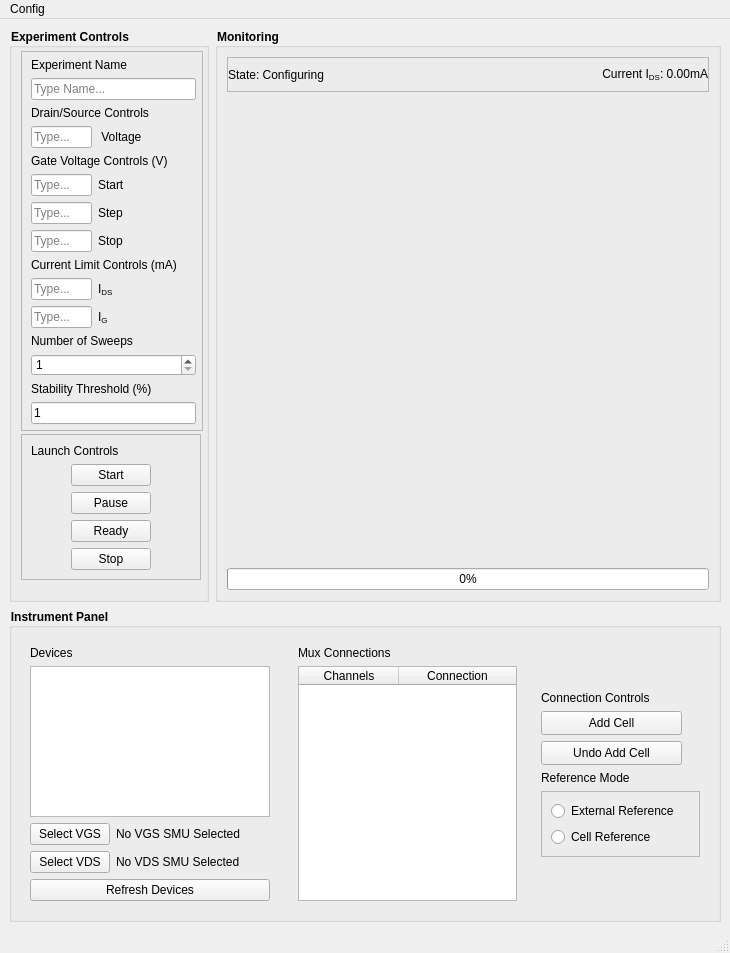
<?xml version="1.0" encoding="UTF-8"?>
<ui version="4.0">
 <class>MainWindow</class>
 <widget class="QMainWindow" name="MainWindow">
  <property name="geometry">
   <rect>
    <x>0</x>
    <y>0</y>
    <width>730</width>
    <height>953</height>
   </rect>
  </property>
  <property name="windowTitle">
   <string>EGFET Controls</string>
  </property>
  <property name="windowIcon">
   <iconset>
    <normaloff>../../../../static/icon.jpg</normaloff>../../../../static/icon.jpg</iconset>
  </property>
  <widget class="QWidget" name="centralwidget">
   <layout class="QGridLayout" name="gridLayout_3">
    <item row="1" column="0">
     <widget class="QGroupBox" name="instrumentPanel">
      <property name="maximumSize">
       <size>
        <width>16777215</width>
        <height>337</height>
       </size>
      </property>
      <property name="autoFillBackground">
       <bool>true</bool>
      </property>
      <property name="styleSheet">
       <string notr="true">font-weight: bold</string>
      </property>
      <property name="title">
       <string>Instrument Panel</string>
      </property>
      <layout class="QGridLayout" name="gridLayout">
       <item row="0" column="1">
        <widget class="QFrame" name="frame">
         <property name="styleSheet">
          <string notr="true">font-weight: normal</string>
         </property>
         <layout class="QVBoxLayout" name="verticalLayout_7">
          <property name="leftMargin">
           <number>9</number>
          </property>
          <property name="topMargin">
           <number>9</number>
          </property>
          <property name="rightMargin">
           <number>9</number>
          </property>
          <property name="bottomMargin">
           <number>9</number>
          </property>
          <item alignment="Qt::AlignmentFlag::AlignLeft">
           <widget class="QLabel" name="label_7">
            <property name="text">
             <string>Mux Connections</string>
            </property>
           </widget>
          </item>
          <item>
           <widget class="QTableWidget" name="tableWidget">
            <property name="minimumSize">
             <size>
              <width>217</width>
              <height>0</height>
             </size>
            </property>
            <property name="verticalScrollBarPolicy">
             <enum>Qt::ScrollBarPolicy::ScrollBarAsNeeded</enum>
            </property>
            <attribute name="horizontalHeaderVisible">
             <bool>true</bool>
            </attribute>
            <attribute name="horizontalHeaderCascadingSectionResizes">
             <bool>false</bool>
            </attribute>
            <attribute name="horizontalHeaderHighlightSections">
             <bool>true</bool>
            </attribute>
            <attribute name="horizontalHeaderShowSortIndicator" stdset="0">
             <bool>false</bool>
            </attribute>
            <attribute name="horizontalHeaderStretchLastSection">
             <bool>true</bool>
            </attribute>
            <attribute name="verticalHeaderVisible">
             <bool>false</bool>
            </attribute>
            <attribute name="verticalHeaderCascadingSectionResizes">
             <bool>false</bool>
            </attribute>
            <attribute name="verticalHeaderStretchLastSection">
             <bool>false</bool>
            </attribute>
            <column>
             <property name="text">
              <string>Channels</string>
             </property>
            </column>
            <column>
             <property name="text">
              <string>Connection</string>
             </property>
            </column>
           </widget>
          </item>
         </layout>
        </widget>
       </item>
       <item row="0" column="2">
        <widget class="QFrame" name="frame">
         <property name="minimumSize">
          <size>
           <width>177</width>
           <height>0</height>
          </size>
         </property>
         <property name="maximumSize">
          <size>
           <width>200</width>
           <height>16777215</height>
          </size>
         </property>
         <property name="styleSheet">
          <string notr="true">font-weight: normal</string>
         </property>
         <layout class="QVBoxLayout" name="verticalLayout_3">
          <property name="leftMargin">
           <number>9</number>
          </property>
          <property name="topMargin">
           <number>9</number>
          </property>
          <property name="rightMargin">
           <number>9</number>
          </property>
          <property name="bottomMargin">
           <number>9</number>
          </property>
          <item>
           <spacer name="verticalSpacer">
            <property name="orientation">
             <enum>Qt::Orientation::Vertical</enum>
            </property>
            <property name="sizeHint" stdset="0">
             <size>
              <width>20</width>
              <height>40</height>
             </size>
            </property>
           </spacer>
          </item>
          <item>
           <widget class="QLabel" name="label_5">
            <property name="text">
             <string>Connection Controls</string>
            </property>
           </widget>
          </item>
          <item>
           <layout class="QHBoxLayout" name="horizontalLayout_7">
            <item>
             <widget class="QPushButton" name="addCellButton">
              <property name="minimumSize">
               <size>
                <width>141</width>
                <height>24</height>
               </size>
              </property>
              <property name="text">
               <string>Add Cell</string>
              </property>
             </widget>
            </item>
            <item>
             <spacer name="horizontalSpacer_9">
              <property name="orientation">
               <enum>Qt::Orientation::Horizontal</enum>
              </property>
              <property name="sizeHint" stdset="0">
               <size>
                <width>40</width>
                <height>20</height>
               </size>
              </property>
             </spacer>
            </item>
           </layout>
          </item>
          <item>
           <layout class="QHBoxLayout" name="horizontalLayout_8">
            <item>
             <widget class="QPushButton" name="removeCellButton">
              <property name="minimumSize">
               <size>
                <width>141</width>
                <height>24</height>
               </size>
              </property>
              <property name="text">
               <string>Undo Add Cell</string>
              </property>
             </widget>
            </item>
            <item>
             <spacer name="horizontalSpacer_11">
              <property name="orientation">
               <enum>Qt::Orientation::Horizontal</enum>
              </property>
              <property name="sizeHint" stdset="0">
               <size>
                <width>40</width>
                <height>20</height>
               </size>
              </property>
             </spacer>
            </item>
           </layout>
          </item>
          <item>
           <widget class="QLabel" name="label_6">
            <property name="text">
             <string>Reference Mode</string>
            </property>
           </widget>
          </item>
          <item>
           <widget class="QFrame" name="referenceModeFrame">
            <property name="frameShape">
             <enum>QFrame::Shape::StyledPanel</enum>
            </property>
            <property name="frameShadow">
             <enum>QFrame::Shadow::Raised</enum>
            </property>
            <layout class="QVBoxLayout" name="verticalLayout_8">
             <item>
              <widget class="QRadioButton" name="externalReferenceRadio">
               <property name="text">
                <string>External Reference</string>
               </property>
               <property name="checkable">
                <bool>true</bool>
               </property>
               <property name="checked">
                <bool>false</bool>
               </property>
               <attribute name="buttonGroup">
                <string notr="true">referenceModeButtonGroup</string>
               </attribute>
              </widget>
             </item>
             <item>
              <widget class="QRadioButton" name="cellReferenceRadio">
               <property name="text">
                <string>Cell Reference </string>
               </property>
               <property name="checked">
                <bool>false</bool>
               </property>
               <attribute name="buttonGroup">
                <string notr="true">referenceModeButtonGroup</string>
               </attribute>
              </widget>
             </item>
            </layout>
           </widget>
          </item>
          <item>
           <spacer name="verticalSpacer_2">
            <property name="orientation">
             <enum>Qt::Orientation::Vertical</enum>
            </property>
            <property name="sizeHint" stdset="0">
             <size>
              <width>20</width>
              <height>40</height>
             </size>
            </property>
           </spacer>
          </item>
         </layout>
        </widget>
       </item>
       <item row="0" column="0">
        <widget class="QFrame" name="devicesFrame">
         <property name="maximumSize">
          <size>
           <width>300</width>
           <height>16777215</height>
          </size>
         </property>
         <property name="styleSheet">
          <string notr="true">font-weight:normal</string>
         </property>
         <layout class="QGridLayout" name="gridLayout_2">
          <property name="sizeConstraint">
           <enum>QLayout::SizeConstraint::SetDefaultConstraint</enum>
          </property>
          <item row="2" column="0">
           <layout class="QHBoxLayout" name="horizontalLayout_11">
            <item>
             <widget class="QPushButton" name="selectVGSDeviceButton">
              <property name="text">
               <string>Select VGS</string>
              </property>
             </widget>
            </item>
            <item>
             <widget class="QLabel" name="vgsSourceText">
              <property name="text">
               <string>No VGS SMU Selected</string>
              </property>
             </widget>
            </item>
            <item>
             <spacer name="horizontalSpacer_17">
              <property name="orientation">
               <enum>Qt::Orientation::Horizontal</enum>
              </property>
              <property name="sizeHint" stdset="0">
               <size>
                <width>40</width>
                <height>20</height>
               </size>
              </property>
             </spacer>
            </item>
           </layout>
          </item>
          <item row="3" column="0">
           <layout class="QHBoxLayout" name="horizontalLayout_10">
            <item>
             <widget class="QPushButton" name="selectVDSDeviceButton">
              <property name="text">
               <string>Select VDS</string>
              </property>
             </widget>
            </item>
            <item>
             <widget class="QLabel" name="vdsSourceText">
              <property name="text">
               <string>No VDS SMU Selected</string>
              </property>
             </widget>
            </item>
            <item>
             <spacer name="horizontalSpacer_15">
              <property name="orientation">
               <enum>Qt::Orientation::Horizontal</enum>
              </property>
              <property name="sizeHint" stdset="0">
               <size>
                <width>40</width>
                <height>20</height>
               </size>
              </property>
             </spacer>
            </item>
           </layout>
          </item>
          <item row="1" column="0">
           <widget class="QListWidget" name="deviceListWidget">
            <property name="minimumSize">
             <size>
              <width>240</width>
              <height>0</height>
             </size>
            </property>
            <property name="maximumSize">
             <size>
              <width>240</width>
              <height>16777215</height>
             </size>
            </property>
           </widget>
          </item>
          <item row="4" column="0">
           <widget class="QPushButton" name="refreshDeviceListButton">
            <property name="text">
             <string>Refresh Devices</string>
            </property>
           </widget>
          </item>
          <item row="0" column="0">
           <widget class="QLabel" name="label_4">
            <property name="text">
             <string>Devices</string>
            </property>
           </widget>
          </item>
          <item row="1" column="1">
           <spacer name="horizontalSpacer_20">
            <property name="orientation">
             <enum>Qt::Orientation::Horizontal</enum>
            </property>
            <property name="sizeHint" stdset="0">
             <size>
              <width>40</width>
              <height>20</height>
             </size>
            </property>
           </spacer>
          </item>
         </layout>
        </widget>
       </item>
      </layout>
     </widget>
    </item>
    <item row="0" column="0">
     <layout class="QHBoxLayout" name="horizontalLayout">
      <item>
       <widget class="QGroupBox" name="experimentPanel">
        <property name="maximumSize">
         <size>
          <width>200</width>
          <height>16777215</height>
         </size>
        </property>
        <property name="autoFillBackground">
         <bool>true</bool>
        </property>
        <property name="styleSheet">
         <string notr="true">QGroupBox {font-weight: bold}</string>
        </property>
        <property name="title">
         <string>Experiment Controls</string>
        </property>
        <property name="flat">
         <bool>false</bool>
        </property>
        <property name="checkable">
         <bool>false</bool>
        </property>
        <property name="checked">
         <bool>false</bool>
        </property>
        <layout class="QVBoxLayout" name="verticalLayout">
         <property name="spacing">
          <number>3</number>
         </property>
         <property name="topMargin">
          <number>3</number>
         </property>
         <property name="rightMargin">
          <number>3</number>
         </property>
         <property name="bottomMargin">
          <number>3</number>
         </property>
         <item>
          <widget class="QFrame" name="experimentSettingsFrame">
           <property name="frameShape">
            <enum>QFrame::Shape::StyledPanel</enum>
           </property>
           <property name="frameShadow">
            <enum>QFrame::Shadow::Raised</enum>
           </property>
           <layout class="QVBoxLayout" name="verticalLayout_5">
            <property name="topMargin">
             <number>6</number>
            </property>
            <property name="rightMargin">
             <number>6</number>
            </property>
            <property name="bottomMargin">
             <number>6</number>
            </property>
            <item>
             <widget class="QLabel" name="label_15">
              <property name="text">
               <string>Experiment Name</string>
              </property>
             </widget>
            </item>
            <item>
             <widget class="QLineEdit" name="experimentNameText">
              <property name="placeholderText">
               <string>Type Name...</string>
              </property>
             </widget>
            </item>
            <item>
             <widget class="QLabel" name="fixed_source_label">
              <property name="text">
               <string>Drain/Source Controls</string>
              </property>
             </widget>
            </item>
            <item>
             <layout class="QHBoxLayout" name="horizontalLayout_14">
              <item>
               <widget class="QLineEdit" name="drainVoltageText">
                <property name="maximumSize">
                 <size>
                  <width>61</width>
                  <height>23</height>
                 </size>
                </property>
                <property name="text">
                 <string/>
                </property>
                <property name="placeholderText">
                 <string>Type...</string>
                </property>
               </widget>
              </item>
              <item>
               <widget class="QLabel" name="label_9">
                <property name="text">
                 <string> Voltage</string>
                </property>
               </widget>
              </item>
              <item>
               <spacer name="horizontalSpacer_18">
                <property name="orientation">
                 <enum>Qt::Orientation::Horizontal</enum>
                </property>
                <property name="sizeHint" stdset="0">
                 <size>
                  <width>40</width>
                  <height>20</height>
                 </size>
                </property>
               </spacer>
              </item>
             </layout>
            </item>
            <item>
             <widget class="QLabel" name="sweep_controls_label">
              <property name="text">
               <string>Gate Voltage Controls (V)</string>
              </property>
             </widget>
            </item>
            <item>
             <layout class="QHBoxLayout" name="horizontalLayout_2">
              <item>
               <widget class="QLineEdit" name="gateStartText">
                <property name="maximumSize">
                 <size>
                  <width>61</width>
                  <height>23</height>
                 </size>
                </property>
                <property name="text">
                 <string/>
                </property>
                <property name="placeholderText">
                 <string>Type...</string>
                </property>
               </widget>
              </item>
              <item>
               <widget class="QLabel" name="label">
                <property name="text">
                 <string>Start</string>
                </property>
               </widget>
              </item>
              <item>
               <spacer name="horizontalSpacer">
                <property name="orientation">
                 <enum>Qt::Orientation::Horizontal</enum>
                </property>
                <property name="sizeHint" stdset="0">
                 <size>
                  <width>40</width>
                  <height>20</height>
                 </size>
                </property>
               </spacer>
              </item>
             </layout>
            </item>
            <item>
             <layout class="QHBoxLayout" name="horizontalLayout_3">
              <item>
               <widget class="QLineEdit" name="gateStepText">
                <property name="maximumSize">
                 <size>
                  <width>61</width>
                  <height>23</height>
                 </size>
                </property>
                <property name="text">
                 <string/>
                </property>
                <property name="placeholderText">
                 <string>Type...</string>
                </property>
               </widget>
              </item>
              <item>
               <widget class="QLabel" name="label_2">
                <property name="text">
                 <string>Step</string>
                </property>
               </widget>
              </item>
              <item>
               <spacer name="horizontalSpacer_2">
                <property name="orientation">
                 <enum>Qt::Orientation::Horizontal</enum>
                </property>
                <property name="sizeHint" stdset="0">
                 <size>
                  <width>40</width>
                  <height>20</height>
                 </size>
                </property>
               </spacer>
              </item>
             </layout>
            </item>
            <item>
             <layout class="QHBoxLayout" name="horizontalLayout_4">
              <item>
               <widget class="QLineEdit" name="gateStopText">
                <property name="maximumSize">
                 <size>
                  <width>61</width>
                  <height>23</height>
                 </size>
                </property>
                <property name="text">
                 <string/>
                </property>
                <property name="placeholderText">
                 <string>Type...</string>
                </property>
               </widget>
              </item>
              <item>
               <widget class="QLabel" name="label_3">
                <property name="text">
                 <string>Stop</string>
                </property>
               </widget>
              </item>
              <item>
               <spacer name="horizontalSpacer_3">
                <property name="orientation">
                 <enum>Qt::Orientation::Horizontal</enum>
                </property>
                <property name="sizeHint" stdset="0">
                 <size>
                  <width>40</width>
                  <height>20</height>
                 </size>
                </property>
               </spacer>
              </item>
             </layout>
            </item>
            <item>
             <widget class="QLabel" name="label_11">
              <property name="text">
               <string>Current Limit Controls (mA)</string>
              </property>
             </widget>
            </item>
            <item>
             <layout class="QHBoxLayout" name="horizontalLayout_18">
              <item>
               <widget class="QLineEdit" name="idsCurrentLimitText">
                <property name="maximumSize">
                 <size>
                  <width>61</width>
                  <height>23</height>
                 </size>
                </property>
                <property name="text">
                 <string/>
                </property>
                <property name="placeholderText">
                 <string>Type...</string>
                </property>
               </widget>
              </item>
              <item>
               <widget class="QLabel" name="label_13">
                <property name="text">
                 <string>&lt;html&gt;&lt;head/&gt;&lt;body&gt;&lt;p&gt;I&lt;span style=&quot; vertical-align:sub;&quot;&gt;DS&lt;/span&gt;&lt;/p&gt;&lt;/body&gt;&lt;/html&gt;</string>
                </property>
               </widget>
              </item>
              <item>
               <spacer name="horizontalSpacer_16">
                <property name="orientation">
                 <enum>Qt::Orientation::Horizontal</enum>
                </property>
                <property name="sizeHint" stdset="0">
                 <size>
                  <width>40</width>
                  <height>20</height>
                 </size>
                </property>
               </spacer>
              </item>
             </layout>
            </item>
            <item>
             <layout class="QHBoxLayout" name="horizontalLayout_17">
              <item>
               <widget class="QLineEdit" name="igCurrentLimitText">
                <property name="maximumSize">
                 <size>
                  <width>61</width>
                  <height>23</height>
                 </size>
                </property>
                <property name="text">
                 <string/>
                </property>
                <property name="placeholderText">
                 <string>Type...</string>
                </property>
               </widget>
              </item>
              <item>
               <widget class="QLabel" name="label_12">
                <property name="text">
                 <string>&lt;html&gt;&lt;head/&gt;&lt;body&gt;&lt;p&gt;I&lt;span style=&quot; vertical-align:sub;&quot;&gt;G&lt;/span&gt;&lt;/p&gt;&lt;/body&gt;&lt;/html&gt;</string>
                </property>
               </widget>
              </item>
              <item>
               <spacer name="horizontalSpacer_8">
                <property name="orientation">
                 <enum>Qt::Orientation::Horizontal</enum>
                </property>
                <property name="sizeHint" stdset="0">
                 <size>
                  <width>40</width>
                  <height>20</height>
                 </size>
                </property>
               </spacer>
              </item>
             </layout>
            </item>
            <item>
             <widget class="QLabel" name="label_16">
              <property name="text">
               <string>Number of Sweeps</string>
              </property>
             </widget>
            </item>
            <item>
             <widget class="QSpinBox" name="numSweepsSpin">
              <property name="minimum">
               <number>1</number>
              </property>
              <property name="maximum">
               <number>999</number>
              </property>
             </widget>
            </item>
            <item>
             <widget class="QLabel" name="label_17">
              <property name="text">
               <string>Stability Threshold (%)</string>
              </property>
             </widget>
            </item>
            <item>
             <widget class="QLineEdit" name="stabilityThresholdText">
              <property name="text">
               <string>1</string>
              </property>
             </widget>
            </item>
           </layout>
          </widget>
         </item>
         <item alignment="Qt::AlignmentFlag::AlignLeft">
          <widget class="QFrame" name="launchControlsFrame">
           <property name="frameShape">
            <enum>QFrame::Shape::StyledPanel</enum>
           </property>
           <property name="frameShadow">
            <enum>QFrame::Shadow::Raised</enum>
           </property>
           <layout class="QVBoxLayout" name="verticalLayout_2">
            <item>
             <widget class="QLabel" name="label_14">
              <property name="text">
               <string>Launch Controls</string>
              </property>
             </widget>
            </item>
            <item>
             <layout class="QHBoxLayout" name="horizontalLayout_5">
              <item>
               <spacer name="horizontalSpacer_4">
                <property name="orientation">
                 <enum>Qt::Orientation::Horizontal</enum>
                </property>
                <property name="sizeHint" stdset="0">
                 <size>
                  <width>40</width>
                  <height>20</height>
                 </size>
                </property>
               </spacer>
              </item>
              <item>
               <widget class="QPushButton" name="startExperimentButton">
                <property name="text">
                 <string>Start</string>
                </property>
               </widget>
              </item>
              <item>
               <spacer name="horizontalSpacer_5">
                <property name="orientation">
                 <enum>Qt::Orientation::Horizontal</enum>
                </property>
                <property name="sizeHint" stdset="0">
                 <size>
                  <width>40</width>
                  <height>20</height>
                 </size>
                </property>
               </spacer>
              </item>
             </layout>
            </item>
            <item>
             <layout class="QHBoxLayout" name="horizontalLayout_9">
              <item>
               <spacer name="horizontalSpacer_13">
                <property name="orientation">
                 <enum>Qt::Orientation::Horizontal</enum>
                </property>
                <property name="sizeHint" stdset="0">
                 <size>
                  <width>40</width>
                  <height>20</height>
                 </size>
                </property>
               </spacer>
              </item>
              <item>
               <widget class="QPushButton" name="pauseExperimentButton">
                <property name="text">
                 <string>Pause</string>
                </property>
               </widget>
              </item>
              <item>
               <spacer name="horizontalSpacer_19">
                <property name="orientation">
                 <enum>Qt::Orientation::Horizontal</enum>
                </property>
                <property name="sizeHint" stdset="0">
                 <size>
                  <width>40</width>
                  <height>20</height>
                 </size>
                </property>
               </spacer>
              </item>
             </layout>
            </item>
            <item>
             <layout class="QHBoxLayout" name="horizontalLayout_16">
              <item>
               <spacer name="horizontalSpacer_21">
                <property name="orientation">
                 <enum>Qt::Orientation::Horizontal</enum>
                </property>
                <property name="sizeHint" stdset="0">
                 <size>
                  <width>40</width>
                  <height>20</height>
                 </size>
                </property>
               </spacer>
              </item>
              <item>
               <widget class="QPushButton" name="readyUserTrigger">
                <property name="text">
                 <string>Ready</string>
                </property>
               </widget>
              </item>
              <item>
               <spacer name="horizontalSpacer_22">
                <property name="orientation">
                 <enum>Qt::Orientation::Horizontal</enum>
                </property>
                <property name="sizeHint" stdset="0">
                 <size>
                  <width>40</width>
                  <height>20</height>
                 </size>
                </property>
               </spacer>
              </item>
             </layout>
            </item>
            <item>
             <layout class="QHBoxLayout" name="horizontalLayout_6">
              <item>
               <spacer name="horizontalSpacer_6">
                <property name="orientation">
                 <enum>Qt::Orientation::Horizontal</enum>
                </property>
                <property name="sizeHint" stdset="0">
                 <size>
                  <width>40</width>
                  <height>20</height>
                 </size>
                </property>
               </spacer>
              </item>
              <item>
               <widget class="QPushButton" name="stopExperimentButton">
                <property name="text">
                 <string>Stop</string>
                </property>
               </widget>
              </item>
              <item>
               <spacer name="horizontalSpacer_7">
                <property name="orientation">
                 <enum>Qt::Orientation::Horizontal</enum>
                </property>
                <property name="sizeHint" stdset="0">
                 <size>
                  <width>40</width>
                  <height>20</height>
                 </size>
                </property>
               </spacer>
              </item>
             </layout>
            </item>
           </layout>
          </widget>
         </item>
         <item>
          <spacer name="verticalSpacer_3">
           <property name="orientation">
            <enum>Qt::Orientation::Vertical</enum>
           </property>
           <property name="sizeHint" stdset="0">
            <size>
             <width>20</width>
             <height>40</height>
            </size>
           </property>
          </spacer>
         </item>
        </layout>
       </widget>
      </item>
      <item>
       <widget class="QGroupBox" name="monitorPanel">
        <property name="enabled">
         <bool>true</bool>
        </property>
        <property name="autoFillBackground">
         <bool>true</bool>
        </property>
        <property name="styleSheet">
         <string notr="true">QGroupBox {font-weight:bold}</string>
        </property>
        <property name="title">
         <string>Monitoring</string>
        </property>
        <property name="flat">
         <bool>false</bool>
        </property>
        <layout class="QVBoxLayout" name="verticalLayout_4">
         <item>
          <widget class="QFrame" name="frame_2">
           <property name="maximumSize">
            <size>
             <width>16777215</width>
             <height>35</height>
            </size>
           </property>
           <property name="frameShape">
            <enum>QFrame::Shape::StyledPanel</enum>
           </property>
           <property name="frameShadow">
            <enum>QFrame::Shadow::Raised</enum>
           </property>
           <layout class="QHBoxLayout" name="horizontalLayout_19">
            <property name="spacing">
             <number>0</number>
            </property>
            <property name="leftMargin">
             <number>0</number>
            </property>
            <property name="topMargin">
             <number>0</number>
            </property>
            <property name="rightMargin">
             <number>0</number>
            </property>
            <property name="bottomMargin">
             <number>0</number>
            </property>
            <item>
             <widget class="QLabel" name="experimentStateText">
              <property name="text">
               <string>State: Configuring</string>
              </property>
             </widget>
            </item>
            <item>
             <widget class="QLabel" name="latestValueLabel">
              <property name="maximumSize">
               <size>
                <width>16777215</width>
                <height>15</height>
               </size>
              </property>
              <property name="layoutDirection">
               <enum>Qt::LayoutDirection::LeftToRight</enum>
              </property>
              <property name="text">
               <string>Current I&lt;sub&gt;DS&lt;/sub&gt;: 0.00mA</string>
              </property>
              <property name="alignment">
               <set>Qt::AlignmentFlag::AlignRight|Qt::AlignmentFlag::AlignTrailing|Qt::AlignmentFlag::AlignVCenter</set>
              </property>
             </widget>
            </item>
           </layout>
          </widget>
         </item>
         <item>
          <widget class="QWidget" name="graphContainer" native="true">
           <property name="minimumSize">
            <size>
             <width>0</width>
             <height>231</height>
            </size>
           </property>
          </widget>
         </item>
         <item>
          <widget class="QProgressBar" name="progressBar">
           <property name="value">
            <number>0</number>
           </property>
           <property name="textVisible">
            <bool>true</bool>
           </property>
           <property name="invertedAppearance">
            <bool>false</bool>
           </property>
          </widget>
         </item>
        </layout>
       </widget>
      </item>
     </layout>
    </item>
   </layout>
  </widget>
  <widget class="QMenuBar" name="menubar">
   <property name="geometry">
    <rect>
     <x>0</x>
     <y>0</y>
     <width>730</width>
     <height>22</height>
    </rect>
   </property>
   <widget class="QMenu" name="menuFile">
    <property name="title">
     <string>Config</string>
    </property>
    <widget class="QMenu" name="menuSamplingMode">
     <property name="title">
      <string>Sampling Mode</string>
     </property>
     <addaction name="actionPt"/>
     <addaction name="actionStableMean"/>
     <addaction name="actionMean"/>
    </widget>
    <widget class="QMenu" name="menuSweep_VDS_VGS">
     <property name="title">
      <string>Sweep Mode</string>
     </property>
     <addaction name="actionSweep_VDS"/>
     <addaction name="actionSweep_VGS"/>
    </widget>
    <addaction name="actionSave_Config"/>
    <addaction name="actionLoad_Config"/>
    <addaction name="actionSet_Data_Folder"/>
    <addaction name="actionFilename_fix"/>
    <addaction name="menuSamplingMode"/>
    <addaction name="menuSweep_VDS_VGS"/>
   </widget>
   <addaction name="menuFile"/>
  </widget>
  <widget class="QStatusBar" name="statusbar"/>
  <action name="actionSave_Config">
   <property name="text">
    <string>Save Config</string>
   </property>
  </action>
  <action name="actionLoad_Config">
   <property name="text">
    <string>Load Config</string>
   </property>
  </action>
  <action name="actionSet_Data_Folder">
   <property name="text">
    <string>Set Data Folder</string>
   </property>
  </action>
  <action name="actionFilename_Prefix">
   <property name="text">
    <string>Filename Prefix</string>
   </property>
  </action>
  <action name="actionFilename_fix">
   <property name="text">
    <string>Filename Pre/Suffix</string>
   </property>
  </action>
  <action name="actionPoint">
   <property name="checkable">
    <bool>true</bool>
   </property>
   <property name="text">
    <string>Point</string>
   </property>
  </action>
  <action name="actionStable_Mean">
   <property name="checkable">
    <bool>true</bool>
   </property>
   <property name="text">
    <string>Stable Mean</string>
   </property>
  </action>
  <action name="actionPt">
   <property name="text">
    <string>Simple</string>
   </property>
  </action>
  <action name="actionStableMean">
   <property name="text">
    <string>Stable Mean</string>
   </property>
  </action>
  <action name="actionVDS">
   <property name="checkable">
    <bool>true</bool>
   </property>
   <property name="text">
    <string>VDS</string>
   </property>
  </action>
  <action name="actionIDS">
   <property name="checkable">
    <bool>true</bool>
   </property>
   <property name="text">
    <string>VGS</string>
   </property>
  </action>
  <action name="actionMean">
   <property name="text">
    <string>Mean</string>
   </property>
  </action>
  <action name="actionSweep_VDS">
   <property name="text">
    <string>Sweep VDS</string>
   </property>
  </action>
  <action name="actionSweep_VGS">
   <property name="text">
    <string>Sweep VGS</string>
   </property>
  </action>
 </widget>
 <resources/>
 <connections/>
 <buttongroups>
  <buttongroup name="referenceModeButtonGroup"/>
 </buttongroups>
</ui>
